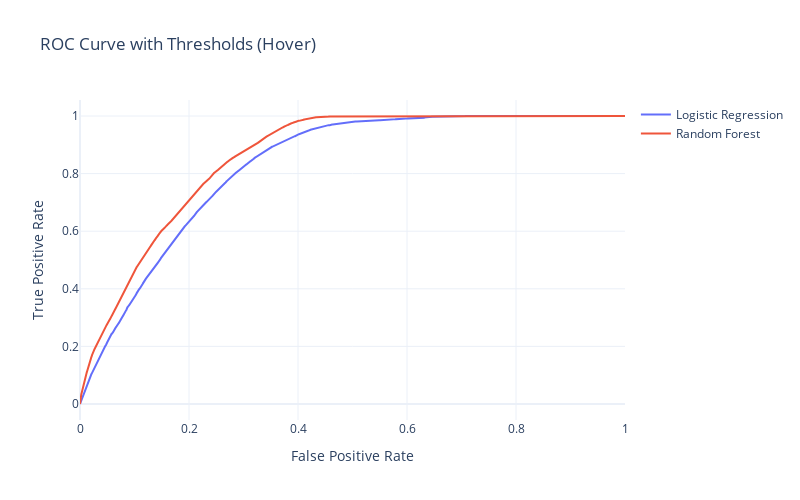

The notebook cell this image was saved under:
### Code cell
import plotly.graph_objects as go
from sklearn.metrics import roc_curve

# Compute ROC curve and thresholds
lr_fpr, lr_tpr, lr_thresholds = roc_curve(y_train, y_train_proba_lr)
rf_fpr, rf_tpr, rf_thresholds = roc_curve(y_train, y_train_proba_rf)

# Create Plotly figure
fig = go.Figure()

# Add Logistic Regression ROC with thresholds in hover text
fig.add_trace(go.Scatter(
    x=lr_fpr,
    y=lr_tpr,
    mode='lines',
    name='Logistic Regression',
    text=[f"Threshold: {t:.2f}" for t in lr_thresholds],
    hoverinfo='text+x+y'
))

# Add Random Forest ROC with thresholds in hover text
fig.add_trace(go.Scatter(
    x=rf_fpr,
    y=rf_tpr,
    mode='lines',
    name='Random Forest',
    text=[f"Threshold: {t:.2f}" for t in rf_thresholds],
    hoverinfo='text+x+y'
))

# Update layout
fig.update_layout(
    title='ROC Curve with Thresholds (Hover)',
    xaxis_title='False Positive Rate',
    yaxis_title='True Positive Rate',
    template='plotly_white',
    width=800,
    height=500
)

fig.show()

### Figure 1 — Plotly figure (JSON) as saved in the notebook; plotly's stock layout.template omitted (floating-point values rounded to 4 significant figures; data arrays with more than 128 entries replaced by an {"elided": "..."} marker saying what was removed)
{"data": [{"hoverinfo": "text+x+y", "mode": "lines", "name": "Logistic Regression", "text": {"elided": "14236 str values"}, "type": "scatter", "x": {"elided": "14236 float values"}, "y": {"elided": "14236 float values"}}, {"hoverinfo": "text+x+y", "mode": "lines", "name": "Random Forest", "text": {"elided": "13727 str values"}, "type": "scatter", "x": {"elided": "13727 float values"}, "y": {"elided": "13727 float values"}}], "layout": {"height": 500, "title": {"text": "ROC Curve with Thresholds (Hover)"}, "width": 800, "xaxis": {"title": {"text": "False Positive Rate"}}, "yaxis": {"title": {"text": "True Positive Rate"}}}}
